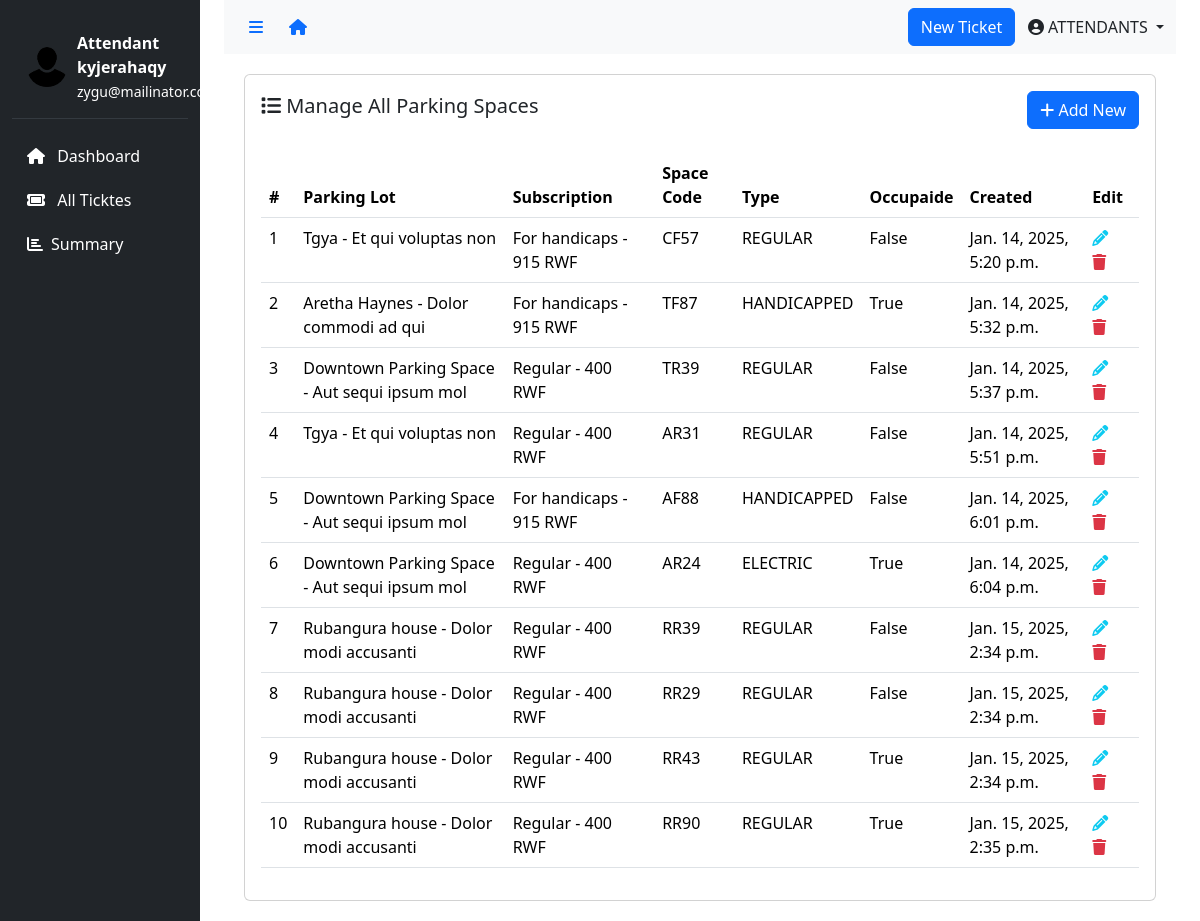
The app's page /dashboard/parkingspace (signed in), older data.
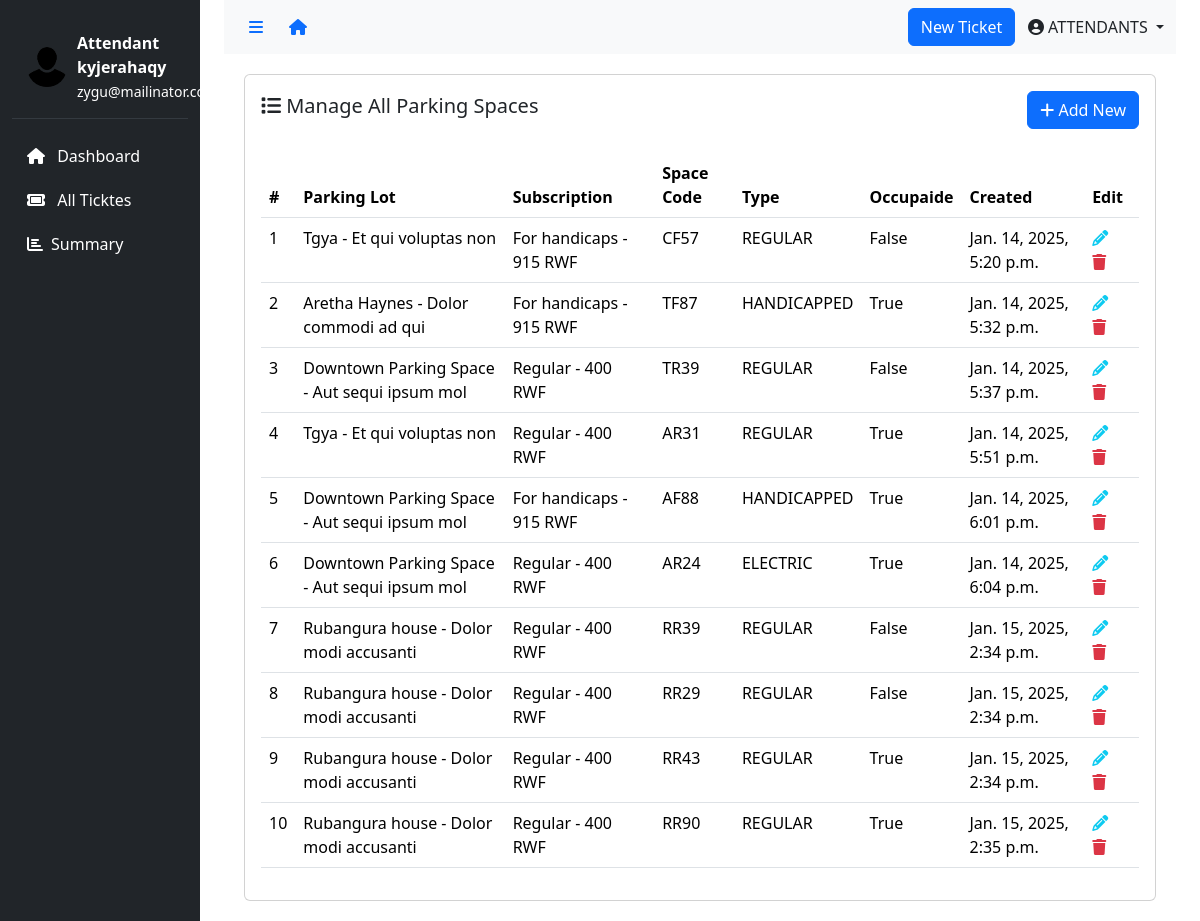
The same page, newer data.
### app/models.py (models this page shows, shortened)
class ParkingSpace(models.Model):
    parking_lot = models.ForeignKey('ParkingLot', on_delete=models.PROTECT, related_name='parking_spaces')
    subscription = models.ForeignKey('Subscription', on_delete=models.SET_NULL, null=True, blank=True)
    space_code = models.CharField(max_length=6, unique=True)
    type = models.CharField(max_length=20, choices=SPACE_TYPE_CHOICES, default='REGULAR')
    status = models.BooleanField(default=False)
    created_at = models.DateTimeField(auto_now_add=True)

class ParkingLot(models.Model):
    name = models.CharField(max_length=255, unique=True)
    gpsLocation = models.CharField(max_length=255)
    address = models.CharField(max_length=255)
    type = models.CharField(max_length=20, choices=[('ON STREET', 'On Street'), ('OFF STREET', 'Off Street')], default='ON STREET')
    capacity = models.IntegerField()
    restrictions = models.CharField(max_length=255, blank=True, null=True)  # Store as a comma-separated string
    security = models.BooleanField(default=False)
    lighting = models.BooleanField(default=False)
    chargingStation = models.BooleanField(default=False)
    manager_1 = models.ForeignKey('User', related_name='primary_manager', null=True, on_delete=models.SET_NULL)
    manager_2 = models.ForeignKey('User', related_name='secondary_manager', null=True, blank=True, on_delete=models.SET_NULL)
    created_at = models.DateTimeField(auto_now_add=True)
    def __str__(self):
        return f"{self.name} - {self.address}"

class Subscription(models.Model):
    name = models.CharField(max_length=255, unique=True)
    price = models.IntegerField()
    discount_rate = models.PositiveIntegerField(validators=[MaxValueValidator(100)])
    terms = models.TextField()
    created_at = models.DateTimeField(auto_now_add=True)
    def __str__(self):
        return f"{self.name} - {self.price} RWF"

### app/views.py (the view)
# urls.py: path('dashboard/parkingspace', views.parkingspace, name="parkingspace"),
def parkingspace(request):
    parkingspace = ParkingSpace.objects.all()
    context = {'parkingspaces': parkingspace, 'active_menu': 'parkingspace'}
    return render(request, 'dashboard/parkingspace.html', context)

### app/templates/app/dashboard/parkingspace.html (shortened to what this page needs)
{% extends 'dashboard/base.html' %}
{% block content %}
<div class="content">
    <div class="card">
        <div class="card-body">
            <div class="d-flex justify-content-between align-items-center">
                <h5 class="card-title"><i class="fas fa-list"></i> Manage All Parking Spaces</h5>
        <a href="{% url 'create_parking_space' %}" class="btn btn-primary"><i class="fas fa-plus"></i> Add New</a>
    </div>
<br>
            <div class="table-responsive">
                <table class="table table-hover" id="activityTable">
                    <thead>
                        <tr>
                            <th>#</th>
                            <th>Parking Lot</th>
                            <th>Subscription</th>
                            <th>Space Code</th>
                            <th>Type</th>
                            <th>Occupaide</th>
                            <th>Created</th>
                            <th>Edit</th>
                        </tr>
                    </thead>
                    <tbody>
                        {% for parkspace in parkingspaces %}
                        <tr>
                            <td>{{ parkspace.id }}</td>
                            <td>{{ parkspace.parking_lot }}</td>
                            <td>{{ parkspace.subscription }}</td>
                            <td>{{ parkspace.space_code }}</td>
                            <td>{{ parkspace.type}}</td>
                            <td>{{ parkspace.status}}</td>
                            <td>{{ parkspace.created_at}}</td>
                            <td>
                                <a href="{% url 'update_parking_space' parkspace.pk %}"><i class="fas fa-pencil text-info"></i></a>&nbsp;&nbsp;&nbsp;&nbsp;
                                <a href="{% url 'delete_parking_space' parkspace.pk %}"><i class="fas fa-trash text-danger"></i></a>
                            </td>
                        </tr>
                        {% empty %}
                        <tr>
                            <td colspan="9" class="text-center">No Parking Space found</td>
                        </tr>
                        {% endfor %}
                    </tbody>
                </table>
            </div>
        </div>
    </div>
</div>
</div>
</div>
{% endblock %}

Row changes from the older to the newer data that the page shows:
changed ParkingSpace "AR31": status "False" → "True"
changed ParkingSpace "AF88": status "False" → "True"
